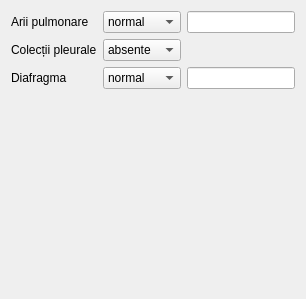
                     <widget class="QWidget" name="tab_7">
                      <attribute name="title">
                       <string>Torace</string>
                      </attribute>
                      <layout class="QGridLayout" name="gridLayout_72">
                       <item row="1" column="0" colspan="2">
                        <widget class="QLabel" name="label_180">
                         <property name="text">
                          <string>Colecții pleurale</string>
                         </property>
                        </widget>
                       </item>
                       <item row="1" column="2" colspan="2">
                        <widget class="QComboBox" name="gestation2_pleuralCollections">
                         <item>
                          <property name="text">
                           <string>absente</string>
                          </property>
                         </item>
                         <item>
                          <property name="text">
                           <string>prezente</string>
                          </property>
                         </item>
                        </widget>
                       </item>
                       <item row="2" column="4">
                        <widget class="QLineEdit" name="gestation2_diaphragm_description"/>
                       </item>
                       <item row="3" column="4">
                        <spacer name="verticalSpacer_19">
                         <property name="orientation">
                          <enum>Qt::Vertical</enum>
                         </property>
                         <property name="sizeHint" stdset="0">
                          <size>
                           <width>20</width>
                           <height>199</height>
                          </size>
                         </property>
                        </spacer>
                       </item>
                       <item row="0" column="4">
                        <widget class="QLineEdit" name="gestation2_pulmonaryAreas_description"/>
                       </item>
                       <item row="0" column="0" colspan="2">
                        <widget class="QLabel" name="label_179">
                         <property name="text">
                          <string>Arii pulmonare</string>
                         </property>
                        </widget>
                       </item>
                       <item row="2" column="2" colspan="2">
                        <widget class="QComboBox" name="gestation2_diaphragm">
                         <item>
                          <property name="text">
                           <string>normal</string>
                          </property>
                         </item>
                         <item>
                          <property name="text">
                           <string>anormal</string>
                          </property>
                         </item>
                         <item>
                          <property name="text">
                           <string>dificil</string>
                          </property>
                         </item>
                        </widget>
                       </item>
                       <item row="0" column="2" colspan="2">
                        <widget class="QComboBox" name="gestation2_pulmonaryAreas">
                         <item>
                          <property name="text">
                           <string>normal</string>
                          </property>
                         </item>
                         <item>
                          <property name="text">
                           <string>anormal</string>
                          </property>
                         </item>
                         <item>
                          <property name="text">
                           <string>dificil</string>
                          </property>
                         </item>
                        </widget>
                       </item>
                       <item row="2" column="0" colspan="2">
                        <widget class="QLabel" name="label_181">
                         <property name="text">
                          <string>Diafragma</string>
                         </property>
                        </widget>
                       </item>
                      </layout>
                     </widget>
